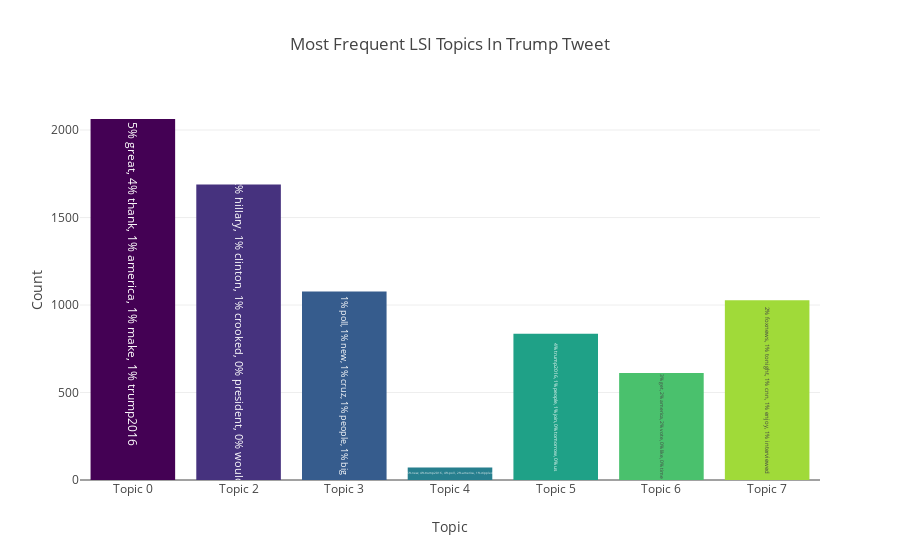

The notebook cell this image was saved under:
### Code cell
# 排序
lsiCategoriesSorted, lsiCountsSorted = zip(*sorted(zip(lsiCategories, lsiCounts)))

# 创建标签
topWords = getTopWords(5, lsiKeys, vectorizedText, countVectorizer)
labels = ['Topic {}'.format(i) for i in lsiCategoriesSorted]

# 创建色彩映射
n = nTopics
cmap = get_cmap('viridis')
colors = [rgb2hex(cmap(color)) for color in np.arange(0, 1.000001, 1/(n-1))]

# 生成柱状图
data = go.Bar(x = labels,
              y = lsiCountsSorted,
              text = [word for word in topWords if word],
              marker = dict(color = colors))

layout = go.Layout(title = 'Most Frequent LSI Topics In Trump Tweet',
                   xaxis = dict(title = 'Topic'),
                   yaxis = dict(title = 'Count'))

fig = go.Figure(data=[data], layout=layout)
iplot(fig)

### Figure 1 — Plotly figure (JSON) as saved in the notebook; plotly's stock layout.template omitted (floating-point values rounded to 4 significant figures)
{"data": [{"marker": {"color": ["#440154", "#46327e", "#365c8d", "#277f8e", "#1fa187", "#4ac16d", "#a0da39", "#fde725"]}, "text": ["5% great, 4% thank, 1% america, 1% make, 1% trump2016", "2% hillary, 1% clinton, 1% crooked, 0% president, 0% would", "1% poll, 1% new, 1% cruz, 1% people, 1% big", "5% new, 4% trump2016, 4% poll, 2% america, 1% crippled", "4% trump2016, 1% people, 1% join, 0% tomorrow, 0% us", "3% get, 2% america, 2% vote, 0% like, 0% time", "2% foxnews, 1% tonight, 1% cnn, 1% enjoy, 1% interviewed"], "type": "bar", "uid": "e1dbda7a-931e-11e8-9f68-0024d6c0edbe", "x": ["Topic 0", "Topic 2", "Topic 3", "Topic 4", "Topic 5", "Topic 6", "Topic 7"], "y": [2063, 1689, 1077, 72, 836, 611, 1027]}], "layout": {"title": "Most Frequent LSI Topics In Trump Tweet", "xaxis": {"title": "Topic"}, "yaxis": {"title": "Count"}}}
